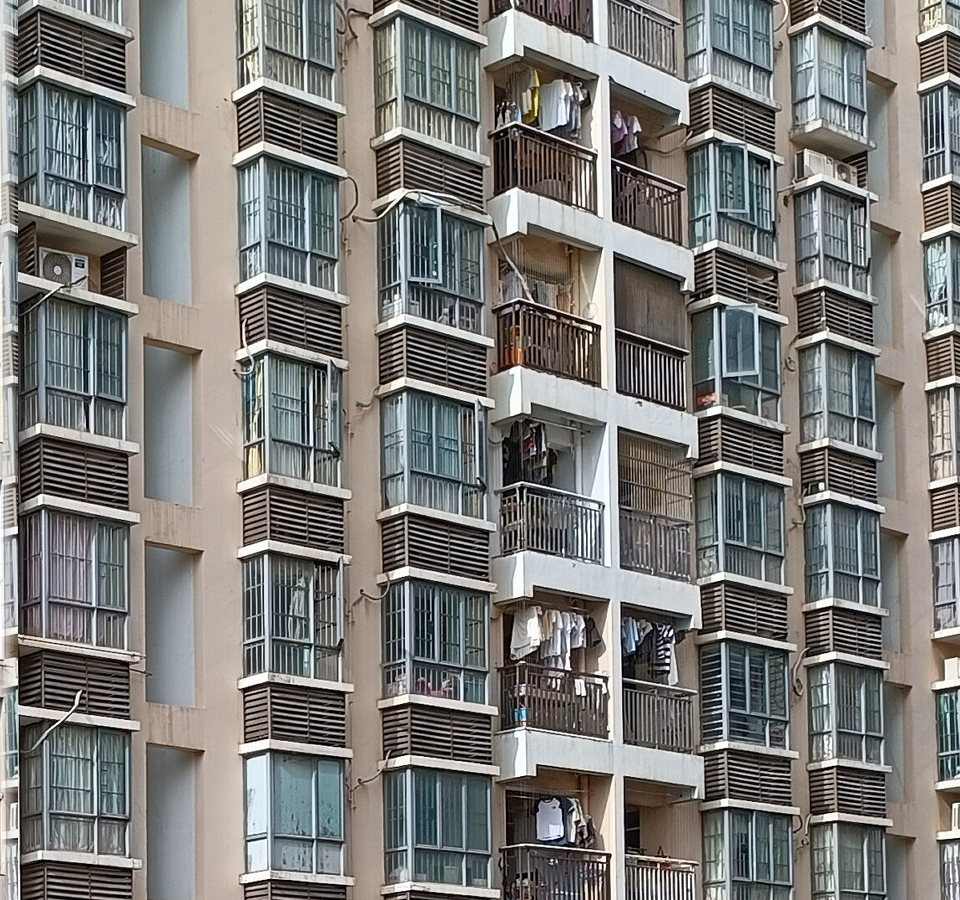
#> input picture tools/facade_photos/apartment-a.jpg, 960 x 900 px
$ python -i prepare_facade_photos.py   (imports and definitions only)
#> lines starting #> are read from the running program, lines starting #| are printed output that depends on the picture
#> further down, picture is the input picture: PIL image 960x900 RGB; mean R, G, B 123.7, 122.8, 120.3
"""Turn street photographs into tileable facade textures for the neighbourhood shells.

Each texture is a perspective-corrected crop that holds a whole number of floors
and bays, so it repeats cleanly up a tower. Sources and licences are listed in
facade_photos/SOURCES.md. Run with a folder for the downloaded originals:

    python tools/prepare_facade_photos.py <cache-folder>
"""

import json
import sys
import urllib.parse
import urllib.request
from pathlib import Path

from PIL import Image, ImageDraw, ImageEnhance, ImageFont

OUTPUT = Path(__file__).with_name('facade_photos')
AGENT = {'User-Agent': 'hangcheng-school-vr/0.1 (school campus model)'}
RESIDENTIAL, CURTAIN_WALL, SHOPFRONT = 150538821, 149484130, 159344490

# name: (Commons page id, corners clockwise from top-left in source pixels, output size, floors, bays)
CROPS = {
    'apartment-a': (RESIDENTIAL, (2200, 150, 3350, 150, 3350, 1225, 2200, 1225), (960, 900), 5, 5),
    'apartment-b': (RESIDENTIAL, (1162, 531, 1639, 531, 1639, 1511, 1162, 1511), (440, 900), 3, 1),
    'curtain-wall': (CURTAIN_WALL, (830, 1180, 1490, 1180, 1470, 2090, 640, 2090), (640, 800), 5, 3),
}
SHOPS = (('便利店', (38, 122, 84)), ('文具 · 图书', (36, 84, 150)), ('早餐 · 包点', (176, 44, 36)), ('鲜果店', (214, 120, 30)))


# [16 lines left out: functions original, rectify, not called in this run]


def blend_seam(image, width=18):
    """Cross-fade the left and right edges so the bays repeat without a hard line."""
#> called with width = 18
    wrapped = image.copy()
    strip = image.crop((image.width - width, 0, image.width, image.height))
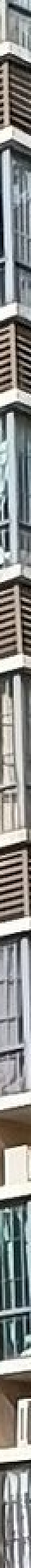
#> strip: PIL image 18x900 RGB (shown 2 times larger); mean R, G, B 138.3, 139, 136.4
    mask = Image.linear_gradient('L').rotate(90).resize((width, image.height))
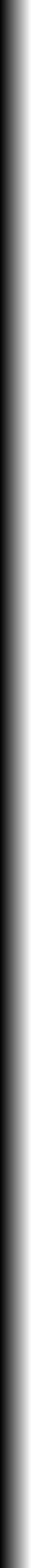
#> mask: PIL image 18x900 L (shown 2 times larger); min 7, max 248, mean 127.6
    wrapped.paste(strip, (0, 0), mask)
    return wrapped


# [51 lines left out: functions podium, main, not called in this run]


# [2 lines not run here, left out]

>>> from PIL import Image
>>> picture = Image.open('facade_photos/apartment-a.jpg')
>>> result = blend_seam(picture)

$ run again, on tools/facade_photos/curtain-wall.jpg
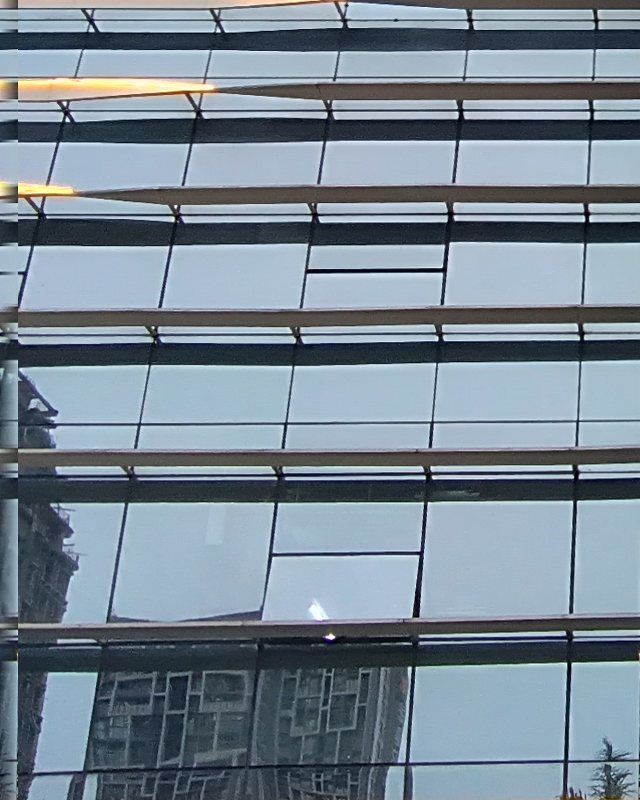
#> input picture tools/facade_photos/curtain-wall.jpg, 640 x 800 px
#> picture is the input picture: PIL image 640x800 RGB; mean R, G, B 120.3, 134.8, 147.5
#> in blend_seam, `strip = image.crop((image.width - width, 0, image.width, image.height))`:
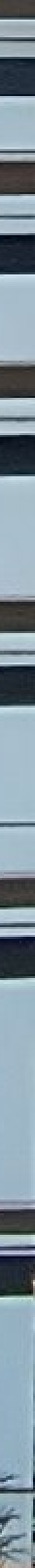
#> strip: PIL image 18x800 RGB (shown 2 times larger); mean R, G, B 127.1, 144.7, 156

$ run again, on tools/facade_photos/linghang-center-entry.jpg
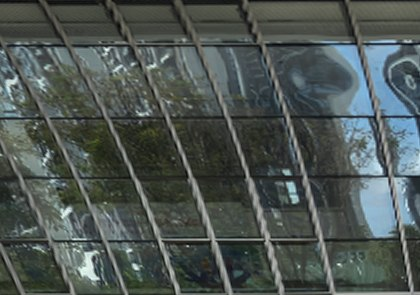
#> input picture tools/facade_photos/linghang-center-entry.jpg, 420 x 295 px
#> picture is the input picture: PIL image 420x295 RGB; mean R, G, B 77.7, 86.3, 83.2
#> in blend_seam, `strip = image.crop((image.width - width, 0, image.width, image.height))`:
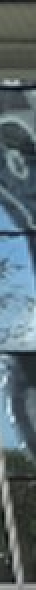
#> strip: PIL image 18x295 RGB (shown 2 times larger); mean R, G, B 89.6, 105.6, 112.2

$ run again, on tools/facade_photos/linghang-center-glazing.jpg
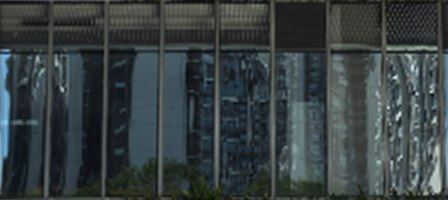
#> input picture tools/facade_photos/linghang-center-glazing.jpg, 448 x 200 px
#> picture is the input picture: PIL image 448x200 RGB; mean R, G, B 55.9, 64.6, 66.2
#> in blend_seam, `strip = image.crop((image.width - width, 0, image.width, image.height))`:
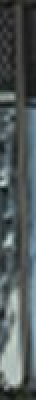
#> strip: PIL image 18x200 RGB (shown 2 times larger); mean R, G, B 80.1, 88.7, 89.3
